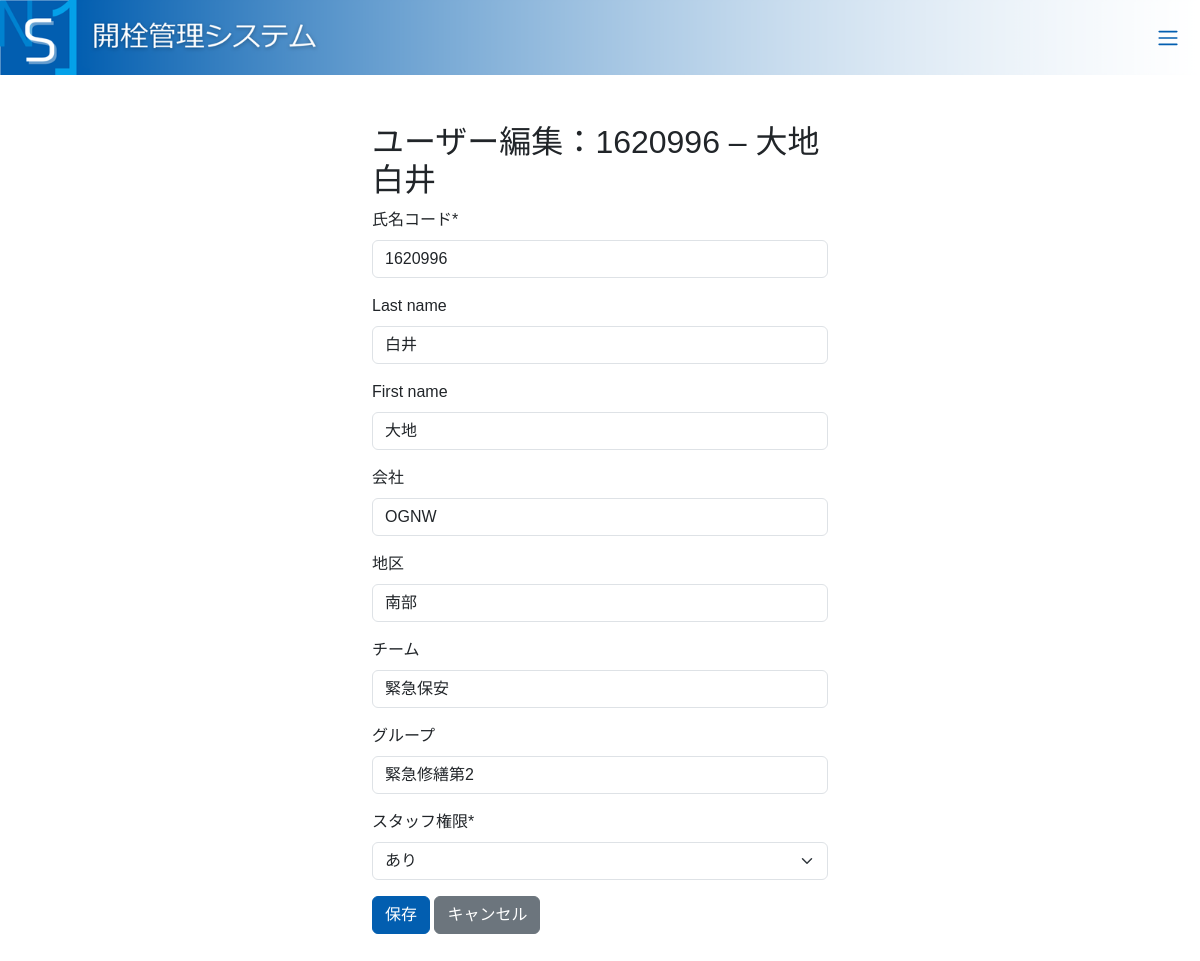
The page /projects/users/1/edit/ (signed in) on the database its author committed.
### core/models.py (models this page shows, shortened)
class CustomUser(AbstractUser):
    code = models.CharField("氏名コード", max_length=7, unique=True)
    company = models.CharField("会社", max_length=50, blank=True)
    district = models.CharField("地区", max_length=50, blank=True)
    team = models.CharField("チーム", max_length=50, blank=True)
    group = models.CharField("グループ", max_length=50, blank=True)
    groups = models.ManyToManyField(
        "auth.Group",
        verbose_name="groups",
        blank=True,
        related_name="customuser_set"
    )
    user_permissions = models.ManyToManyField(
        "auth.Permission",
        verbose_name="user permissions",
        blank=True,
        related_name="customuser_set"
    )
    class Meta:
        verbose_name = "ユーザー"
        verbose_name_plural = "ユーザー一覧"

### core/views.py (the view)
# urls.py: path('users/<int:pk>/edit/', views.user_edit,   name='user_edit'),
@login_required
def user_edit(request, pk):
    if not request.user.is_staff:
        return redirect('home')
    usr = get_object_or_404(User, pk=pk)
    form = CustomUserForm(request.POST or None, instance=usr)
    if request.method == 'POST' and form.is_valid():
        form.save()
        return redirect('core:user_manage')
    return render(request, 'core/user_edit.html', {
        'form':     form,
        'user_obj': usr,
    })

### templates/core/user_edit.html (shortened to what this page needs)
{% extends "base.html" %}
{% load crispy_forms_tags %}
{% block content %}
<div class="container my-5" style="max-width:480px;">
  <h2>ユーザー編集：{{ user_obj.code }} – {{ user_obj.get_full_name }}</h2>
  <form method="post" action="{% url 'core:user_edit' user_obj.pk %}">
    {% crispy form %}
    <button type="submit" class="btn btn-primary">保存</button>
    <a href="{% url 'core:user_manage' %}" class="btn btn-secondary">キャンセル</a>
  </form>
</div>
{% endblock %}

### static/css/style.css (style rules this page uses)
html, body { font-family: "Meiryo UI", "メイリオ", sans-serif !important; }
.btn-primary { background-color: #025EB0; border-color: #025EB0; }

### rows shown on the page
CustomUser: code "1620996", get_full_name "大地 白井", last_name "白井", first_name "大地", company "OGNW", district "南部", team "緊急保安", group "緊急修繕第2", is_staff "あり"
